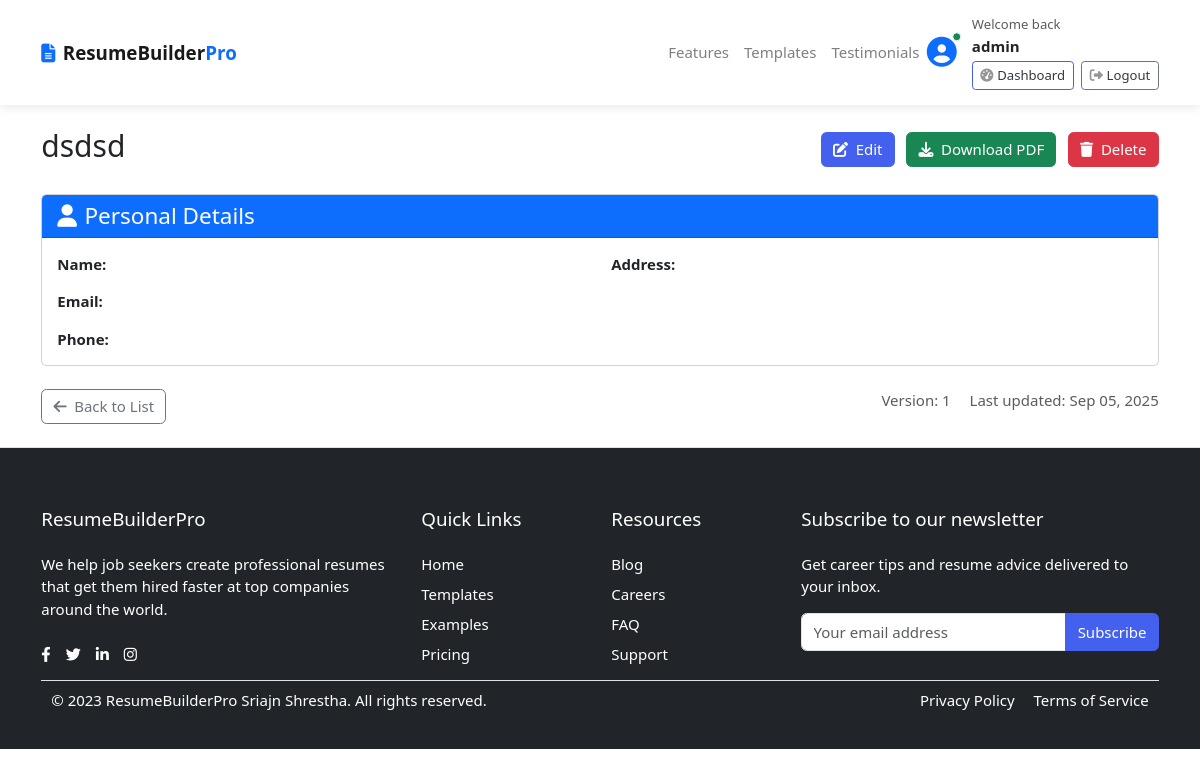
The page /resumes/8/ (signed in) on the database its author committed.
### accounts/models.py (models this page shows, shortened)
class Account(AbstractBaseUser, PermissionsMixin):
    first_name = models.CharField(max_length=50)
    last_name = models.CharField(max_length=50)
    username = models.CharField(max_length=50, unique=True)
    email = models.EmailField(max_length=50, unique=True)
    phone_number =  models.CharField(max_length=50)
    date_joined = models.DateTimeField(auto_now_add=True)
    last_login = models.DateTimeField(auto_now=True)
    is_admin = models.BooleanField(default=False)
    is_staff = models.BooleanField(default=False)
    is_active = models.BooleanField(default=False)
    is_superadmin = models.BooleanField(default=False)
    is_superuser = models.BooleanField(default=False)
    USERNAME_FIELD = 'email'
    REQUIRED_FIELDS = ['username', 'first_name', 'last_name']
    objects = MyAccountManager()

### resumes/models.py (models this page shows, shortened)
class Resume(models.Model):
    user = models.ForeignKey(settings.AUTH_USER_MODEL, on_delete=models.CASCADE)  # Change this line
    title = models.CharField(max_length=200)
    created_at = models.DateTimeField(auto_now_add=True)
    updated_at = models.DateTimeField(auto_now=True)
    is_default = models.BooleanField(default=False)
    version = models.PositiveIntegerField(default=1)
    previous_version = models.ForeignKey('self', on_delete=models.SET_NULL, null=True, blank=True)

### resumes/views.py (the view)
# urls.py: path('<int:resume_id>/', views.resume_detail, name='resume_detail'),
@login_required
def resume_detail(request, resume_id):
    resume = get_object_or_404(Resume, id=resume_id, user=request.user)
    return render(request, 'resumes/resume_detail.html', {'resume': resume})

### templates/resumes/resume_detail.html (shortened to what this page needs)
{% extends 'base.html' %}
{% block content %}
<div class="container py-4">
    <div class="row">
        <div class="col-12">
            <div class="d-flex justify-content-between align-items-center mb-4">
                <h2>{{ resume.title }}</h2>
                <div>
                    <a href="{% url 'resumes:resume_edit' resume.id %}" class="btn btn-primary me-2">
                        <i class="fas fa-edit me-1"></i> Edit
                    </a>
                    <a href="{% url 'resumes:resume_pdf' resume.id %}" class="btn btn-success me-2">
                        <i class="fas fa-download me-1"></i> Download PDF
                    </a>
                    <a href="{% url 'resumes:resume_delete' resume.id %}" class="btn btn-danger">
                        <i class="fas fa-trash me-1"></i> Delete
                    </a>
                </div>
            </div>
            <div class="card mb-4">
                <div class="card-header bg-primary text-white">
                    <h4 class="mb-0"><i class="fas fa-user me-2"></i>Personal Details</h4>
                </div>
                <div class="card-body">
                    <div class="row">
                        <div class="col-md-6">
                            <p><strong>Name:</strong> {{ resume.personal_details.full_name }}</p>
                            <p><strong>Email:</strong> {{ resume.personal_details.email }}</p>
                            <p><strong>Phone:</strong> {{ resume.personal_details.phone }}</p>
                        </div>
                        <div class="col-md-6">
                            <p><strong>Address:</strong> {{ resume.personal_details.address }}</p>
                        </div>
                    </div>
                </div>
            </div>
            <div class="d-flex justify-content-between mt-4">
                <a href="{% url 'resumes:resume_list' %}" class="btn btn-outline-secondary">
                    <i class="fas fa-arrow-left me-2"></i>Back to List
                </a>
                <div>
                    <span class="text-muted me-3">Version: {{ resume.version }}</span>
                    <span class="text-muted">Last updated: {{ resume.updated_at|date:"M d, Y" }}</span>
                </div>
            </div>
        </div>
    </div>
</div>
{% endblock %}

### templates/includes/navbar.html (shortened to what this page needs)
{% load static%}
<!DOCTYPE html>
<html lang="en">
<head>
    <link href="https://cdn.jsdelivr.net/npm/bootstrap@5.3.0/dist/css/bootstrap.min.css" rel="stylesheet">
    <link rel="stylesheet" href="https://cdnjs.cloudflare.com/ajax/libs/font-awesome/6.4.0/css/all.min.css">
</head>
<body>
    <nav class="navbar navbar-expand-lg navbar-light bg-white py-3 sticky-top">
        <div class="container">
            <a class="navbar-brand fw-bold" href="{% url 'home' %}">
                <i class="fas fa-file-alt me-2 text-primary"></i>ResumeBuilder<span class="text-primary">Pro</span>
            </a>
            <div class="collapse navbar-collapse" id="navbarNav">
                <ul class="navbar-nav ms-auto">
                    <li class="nav-item">
                        <a class="nav-link" href="#features">Features</a>
                    </li>
                    <li class="nav-item">
                        <a class="nav-link" href="#templates">Templates</a>
                    </li>
                    <li class="nav-item">
                        <a class="nav-link" href="#testimonials">Testimonials</a>
                    </li>
                </ul>
				{% if user.id is None %}
					<div class="widget-header">
    					<div class="d-flex align-items-center">
        					<div class="me-3">
            					<i class="fas fa-user-circle fa-2x text-muted"></i>
        					</div>
        					<div>
            					<small class="d-block text-muted">Welcome guest!</small>
            					<div class="btn-group btn-group-sm mt-1">
                					<a href="{% url 'login' %}" class="btn btn-outline-primary">Sign In</a>
                					<a href="{% url 'register' %}" class="btn btn-primary">Sign Up</a>
            					</div>
        					</div>
    					</div>
					</div>
				{% else %}
					<div class="widget-header">
    					<div class="d-flex align-items-center">
        					<div class="me-3 position-relative">
            					<i class="fas fa-user-circle fa-2x text-primary"></i>
            					<span class="position-absolute top-0 start-100 translate-middle p-1 bg-success border border-light rounded-circle">
            					</span>
        					</div>
        					<div>
            					<small class="d-block text-muted">Welcome back</small>
            					<strong class="d-block">{{ user.first_name }}</strong>
            					<div class="mt-1">
                					<a href="{% url 'resumes:resume_create' %}" class="btn btn-sm btn-outline-primary me-1">
                    					<i class="fas fa-tachometer-alt me-1"></i>Dashboard
                					</a>
                					<a href="{% url 'logout' %}" class="btn btn-sm btn-outline-secondary">
                    					<i class="fas fa-sign-out-alt me-1"></i>Logout
                					</a>
            					</div>
        					</div>
    					</div>
					</div>
				{% endif %}
            </div>
        </div>
    </nav>
</body>

### resume/static/css/ui.css (style rules this page uses)
html { font-family: "Inter", sans-serif; font-size: 15px; }
.bg-white { background-color: #fff; }
p:last-child { margin-bottom: 0; }
.widget-header { display: inline-block; vertical-align: middle; position: relative; }
.widget-header a { color: #343a40; }
.widget-header i { color: #969696; }

### resume/static/css/responsive.css (style rules this page uses)
:root { --primary: #4361ee; --secondary: #3a0ca3; --accent: #f72585; --light: #f8f9fa; --dark: #212529; --success: #4cc9f0; }
body { font-family: 'Segoe UI', Tahoma, Geneva, Verdana, sans-serif; color: var(--dark); overflow-x: hidden; }
.navbar { box-shadow: 0 2px 10px rgba(0,0,0,0.1); }
.btn-primary { background-color: var(--primary); border-color: var(--primary); }
.btn-outline-primary { color: var(--primary); border-color: var(--primary); }

### templates/includes/navbar.html (style rules this page uses)
:root { --primary: #4361ee; --secondary: #3a0ca3; --accent: #f72585; --light: #f8f9fa; --dark: #212529; --success: #4cc9f0; }
body { font-family: 'Segoe UI', Tahoma, Geneva, Verdana, sans-serif; color: var(--dark); overflow-x: hidden; }
.navbar { box-shadow: 0 2px 10px rgba(0,0,0,0.1); }
.btn-primary { background-color: var(--primary); border-color: var(--primary); }
.btn-outline-primary { color: var(--primary); border-color: var(--primary); }

### rows shown on the page
Account: first_name "admin"
Resume: title "dsdsd", version "1", updated_at "Sep 05, 2025"
